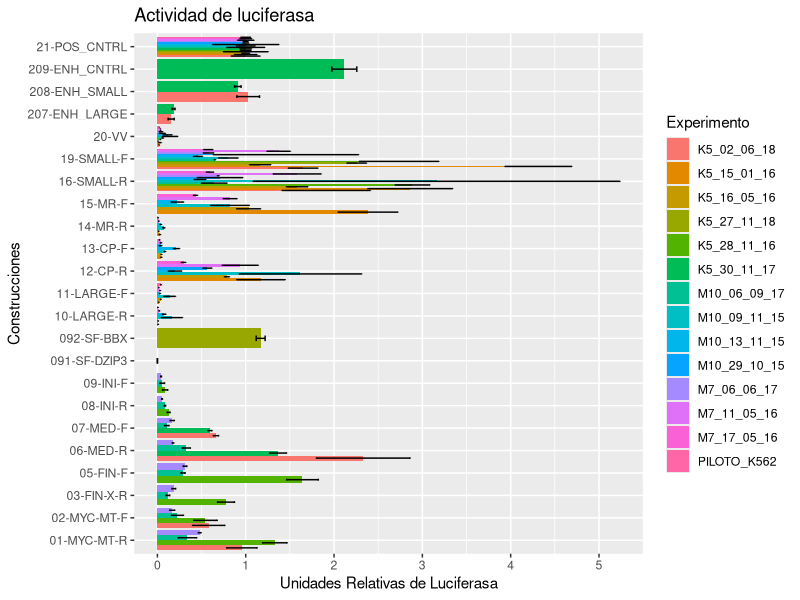
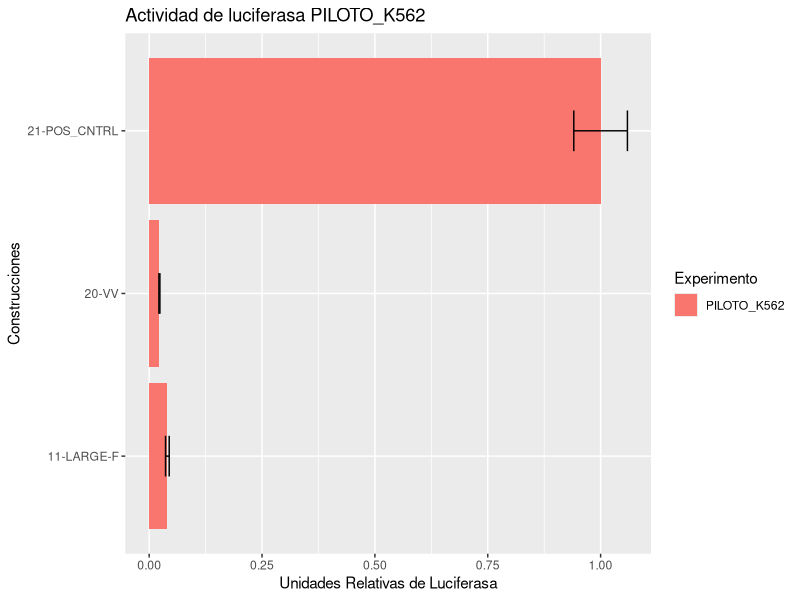
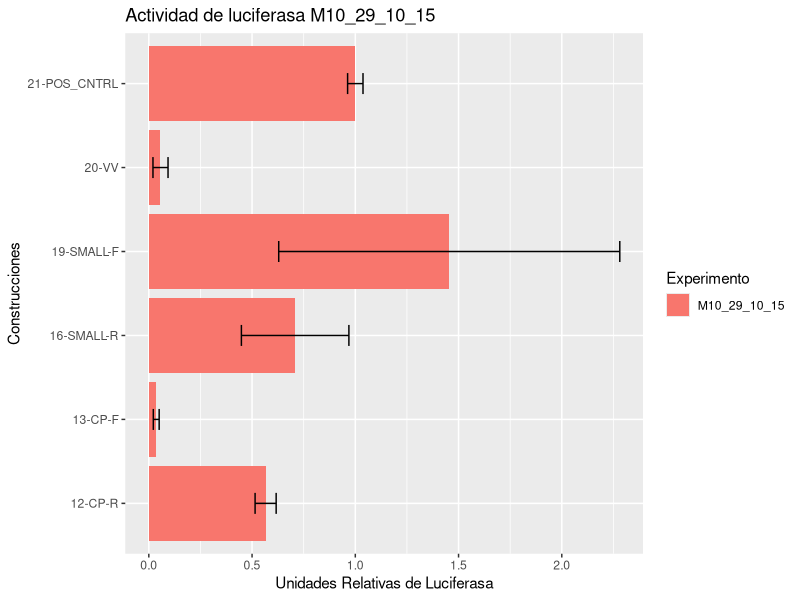
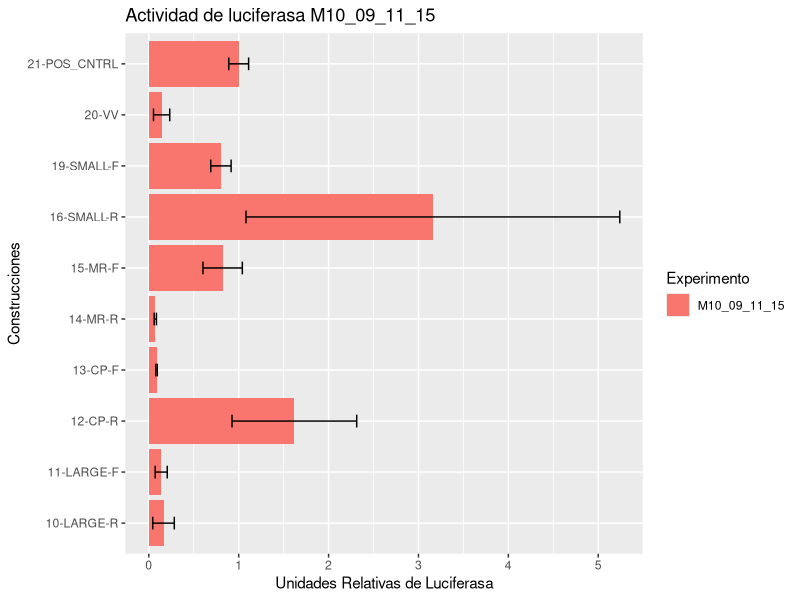
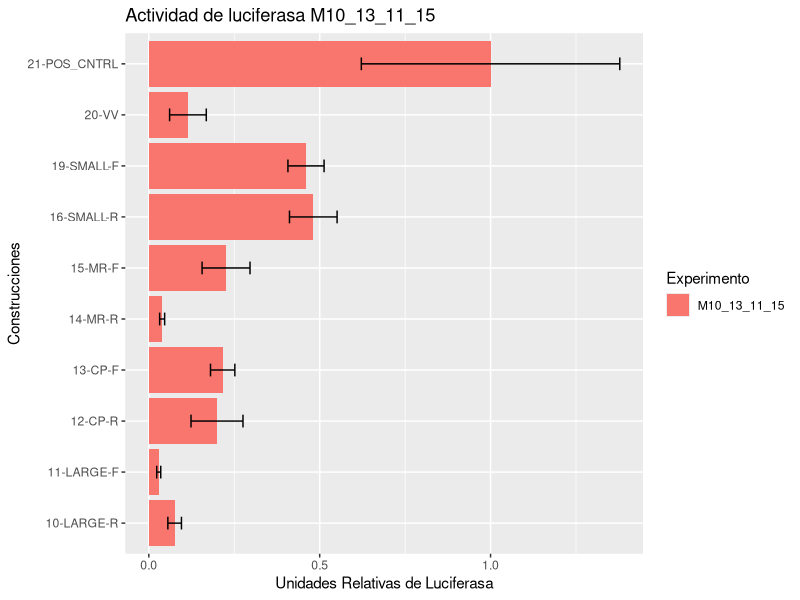
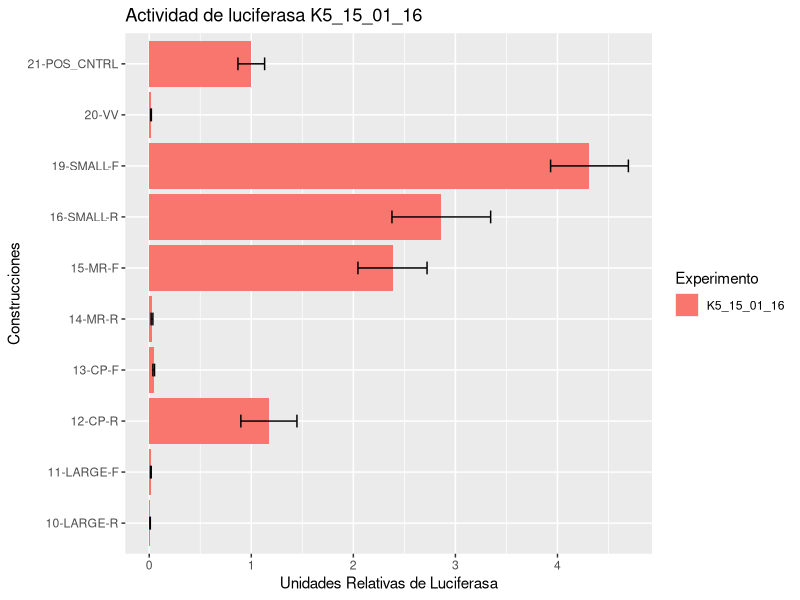
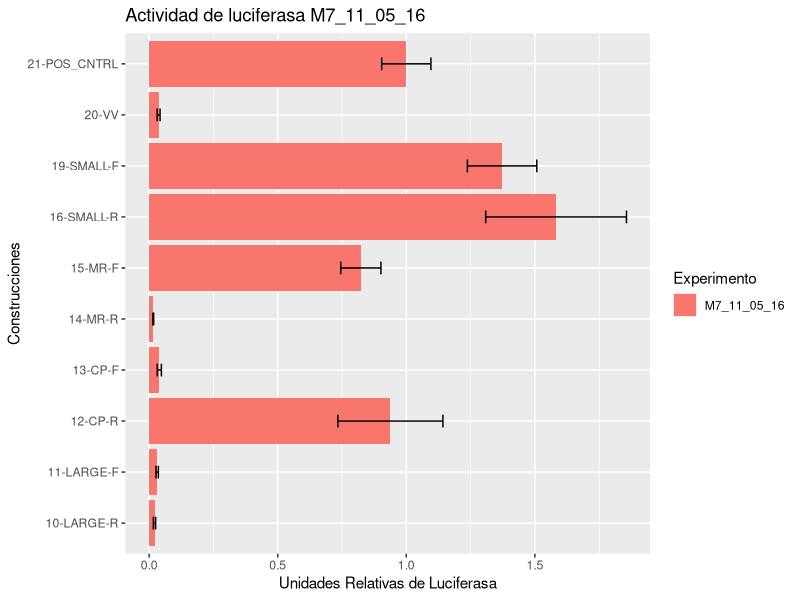
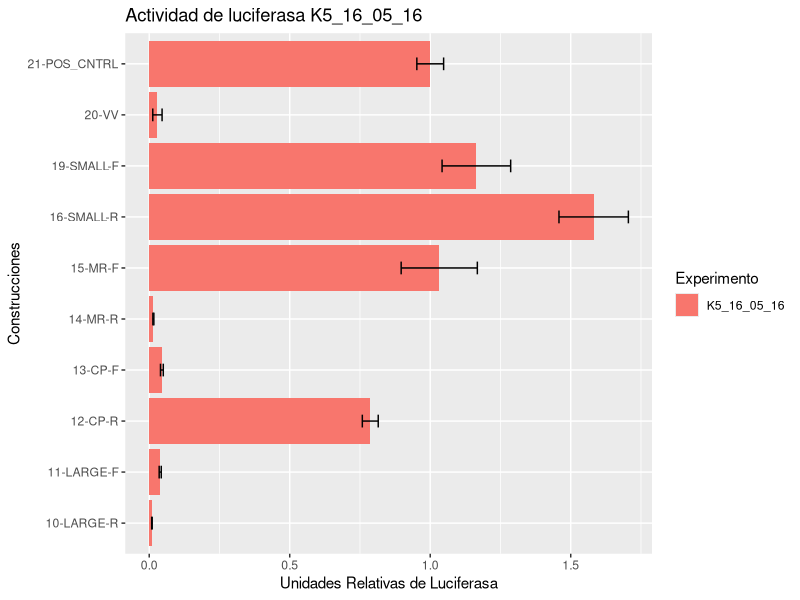

Recreate these plots in R, in order.
# MANEJADOR DE DATOS DE LUCIFERASA A PARTIR DE UN ARCHIVO .CSV MAESTRO 
# Ejemplo del formato requerido del archivo maestro:
#
#   Experimento	Celulas	Plasmido	Luciferasa	Renilla
#   PILOTO    	K562	  POS_CNTRL	1.307	      1099
#   PILOTO    	K562	  VV	      0.328	      952.1
#
# NOTA : EL CONTROL POSITIVO SIEMPRE SE DEBE LLAMAR POS_CNTRL <--- OJO!!!
library(hash)
library(lattice)
library(plyr)
library(ggplot2)

luci <- read.csv("luciferasa_master_file.csv", stringsAsFactors = FALSE)
luci$RLA_Value <-luci$Luciferasa/luci$Renilla # crea columna de valores: luciferasa/renilla

# hash para reemplazar nombres de celulas y condiciones con indices para ser ordenados posteriormente
table_hash <-
  read.table(
    "luciferasa_master_hash.tsv" , # el hash es un indice de valores y sus reemplazos
    header = FALSE,
    stringsAsFactors = FALSE,
    na.strings = c("NA")
  )
hash_codenames <- hash(keys = table_hash$V1, values = table_hash$V2)

for (i in 1:(nrow(luci))) { # asigna nombres con un indice para que se muestren en el orden correcto
  luci$Plasmido[i] <- values(hash_codenames, luci$Plasmido[i])
  luci$Celulas[i] <- values(hash_codenames, luci$Celulas[i])
}
celulas <- unique(luci$Celulas)# se usa mas adelante para relativizar vs el control positivo "POS_CNTRL"
condiciones <- unique(luci$Plasmido)
experimento <- unique(luci$Experimento)  

##### CAMBIOS DEL 2 DE JUNIO DEL 2018 ######
for (i in 1:length(experimento)){ # establece valores relativos al control positivo de cada experimento
  temp_df <- subset(luci, luci$Experimento==experimento[i])
  temp_df <- subset(temp_df, temp_df$Plasmido==values(hash_codenames,"POS_CNTRL"))
  relativizador <- mean(temp_df$RLA_Value)
  for (j in 1:nrow(luci)){
    if (luci$Experimento[j]==experimento[i]){
      luci$RLA_Value[j]<- luci$RLA_Value[j]/relativizador
    }
  }
}

# Generar grafica de barras con FUNCION DEFINIDA POR EL USUARIO
barras_con_error <- function(X, TITULO){
bar_data <- ddply(X, c("Experimento", "Plasmido"), summarise, # nuevo df usando plyr!!.
                  n= length(RLA_Value),
                  mean= mean(RLA_Value),
                  sd= sd(RLA_Value),
                  se= sd/sqrt(n))

limits <- aes(ymax = bar_data$mean + bar_data$se, 
              ymin = bar_data$mean - bar_data$se)# delimitaciones de tamaño de la grafica ggplot2

info_plot <- ggplot(data = bar_data, aes(x = Plasmido, y = mean,
                               fill = Experimento))# info del objeto ggplot2 incluye
# el df a usar , y lo que se va a plotear .... aparentemente

info_plot + geom_bar(stat = "identity", # parametros de ploteo de barras
                     position = position_dodge(0.9)) +
  geom_errorbar(limits, position = position_dodge(0.9),# parametro de barras de error
                width = 0.25) +
  labs(x = "Construcciones", y = "Unidades Relativas de Luciferasa") +# etiquetas
  ggtitle(TITULO) +
  scale_fill_discrete(name = "Experimento")+
  coord_flip()# grafica horizontal
}

# Barplot global
barras_con_error(luci, "Actividad de luciferasa")

# Barplot por experimento
for (i in 1:length(experimento)){
  sub_luci <- luci[luci$Experimento==experimento[i],]
  sub_titulo <- paste0("Actividad de luciferasa ",experimento[i])
  print(barras_con_error(sub_luci,sub_titulo))
}
